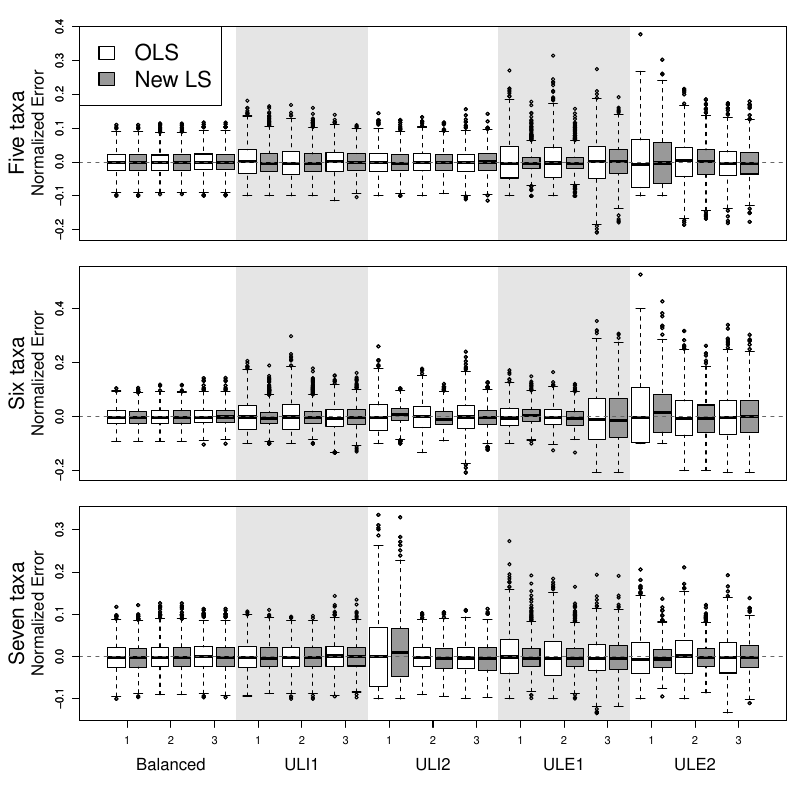

R code for this plot:
library(phyloLSnoDist)

####################################################
# 1 row for each of 5, 6, 7 taxa
#


load(here("analysis","Fig_min3_5taxa.RData"))
min.errors5<-matrix(NA,nrow=reps,ncol=30)
for(l in 1:n.scen){
  tree.file<-paste(paste("sim_phylo5-",scen[l],sep=""),".tree",sep="")
  my.tree<-read.tree(here("analysis", "tree_files", tree.file))
  true<-unroot(my.tree)$edge.length
  min3<-order(unroot(my.tree)$edge.length)[1:3]

  for(k in 1:reps){
    min.errors5[k,((6*(l-1)) + c(1,3,5))]<-reg.errors[k, min3, l]
    min.errors5[k,((6*(l-1)) + c(2,4,6))]<-new.errors[k, min3, l]
  }
}




load(here("analysis","Fig_min3_6taxa.RData"))
min.errors6<-matrix(NA,nrow=reps,ncol=30)
for(l in 1:n.scen){
  tree.file<-paste(paste("sim_phylo6-",scen[l],sep=""),".tree",sep="")
  my.tree<-read.tree(here("analysis", "tree_files", tree.file))
  true<-unroot(my.tree)$edge.length
  min3<-order(unroot(my.tree)$edge.length)[1:3]

  for(k in 1:reps){
    min.errors6[k,((6*(l-1)) + c(1,3,5))]<-reg.errors[k, min3, l]
    min.errors6[k,((6*(l-1)) + c(2,4,6))]<-new.errors[k, min3, l]
  }
}





load(here("analysis","Fig_min3_7taxa.RData"))
min.errors7<-matrix(NA,nrow=reps,ncol=30)
for(l in 1:n.scen){
  tree.file<-paste(paste("sim_phylo7-",scen[l],sep=""),".tree",sep="")
  my.tree<-read.tree(here("analysis", "tree_files", tree.file))
  true<-unroot(my.tree)$edge.length
  min3<-order(unroot(my.tree)$edge.length)[1:3]

  for(k in 1:reps){
    min.errors7[k,((6*(l-1)) + c(1,3,5))]<-reg.errors[k, min3, l]
    min.errors7[k,((6*(l-1)) + c(2,4,6))]<-new.errors[k, min3, l]
  }
}


pdf(here("analysis", "Fig_min3.pdf"),height=8,width=8)
par(mfrow=c(3,1),oma=c(4,3,2,0),mar=c(2,3,0,1))

boxplot(min.errors5,xaxt="n")
rect(6.5,-10,12.5,10,border="gray90",col="gray90")
rect(18.5,-10,24.5,10,border="gray90",col="gray90")
boxplot(min.errors5,xaxt="n",col=rep(c("white","gray60"),15),add=T)
abline(h=0,col="gray40",lty=2)
# legend("topleft",fill=c("white","gray60"),c(expression(L[1]),expression(L[2])))
legend("topleft",fill=c("white","gray60"),c("OLS", "New LS"), cex=2)
#text(1.75, 0.325, "L", vfont=c("script","bold"), cex=2.25)
#text(1.75, 0.245, "L", vfont=c("script","bold"), cex=2.25)
#text(2.2, 0.305, "1", cex=1.2)
#text(2.2, 0.225, "2", cex=1.2)
mtext("Normalized Error", side=2,line=2.5)
mtext("Five taxa", side=2, line=4,cex=1.25)
box()


boxplot(min.errors6,xaxt="n")
rect(6.5,-10,12.5,10,border="gray90",col="gray90")
rect(18.5,-10,24.5,10,border="gray90",col="gray90")
boxplot(min.errors6,xaxt="n",col=rep(c("white","gray60"),15),add=T)
abline(h=0,col="gray40",lty=2)
mtext("Normalized Error", side=2,line=2.5)
mtext("Six taxa", side=2, line=4,cex=1.25)
box()

boxplot(min.errors7,xaxt="n")
rect(6.5,-10,12.5,10,border="gray90",col="gray90")
rect(18.5,-10,24.5,10,border="gray90",col="gray90")
boxplot(min.errors7,xaxt="n",col=rep(c("white","gray60"),15),add=T)
axis(1,seq(1.5,29.5,by=2),label=rep(c(1,2,3),5))
abline(h=0,col="gray40",lty=2)
mtext("Normalized Error", side=2,line=2.5)
mtext("Seven taxa", side=2, line=4,cex=1.25)
mtext(c("Balanced","ULI1","ULI2","ULE1","ULE2"), side=1,line=3,at=seq(3.5,29.5,by=6))
box()
dev.off()




#################################
# Efficiency

load(here("analysis","Fig_min3_5taxa.RData"))
tmp.reg <- matrix(NA, nrow=reps, ncol=3)
tmp.new <- matrix(NA, nrow=reps, ncol=3)

min3.eff5 <- rep(NA, 15)
for(l in 1:n.scen){
  tree.file<-paste(paste("sim_phylo5-",scen[l],sep=""),".tree",sep="")
  my.tree<-read.tree(here("analysis", "tree_files", tree.file))
  true<-unroot(my.tree)$edge.length
  min3<-order(unroot(my.tree)$edge.length)[1:3]

  for(k in 1:reps){
    tmp.reg[k, ] <- reg.errors[k, min3, l] * sqrt(true[min3]) + true[min3]
    tmp.new[k, ] <- new.errors[k, min3, l] * sqrt(true[min3]) + true[min3]
  }
  mse.reg <- (apply(tmp.reg, 2, mean) - true[min3])^2 + apply(tmp.reg, 2, var)
  mse.new <- (apply(tmp.new, 2, mean) - true[min3])^2 + apply(tmp.new, 2, var)
  min3.eff5[3*(l-1)+c(1,2,3)] <- mse.new/mse.reg
}



load(here("analysis","Fig_min3_6taxa.RData"))
tmp.reg <- matrix(NA, nrow=reps, ncol=3)
tmp.new <- matrix(NA, nrow=reps, ncol=3)

min3.eff6 <- rep(NA, 15)
for(l in 1:n.scen){
  tree.file<-paste(paste("sim_phylo6-",scen[l],sep=""),".tree",sep="")
  my.tree<-read.tree(here("analysis", "tree_files", tree.file))
  true<-unroot(my.tree)$edge.length
  min3<-order(unroot(my.tree)$edge.length)[1:3]

  for(k in 1:reps){
    tmp.reg[k, ] <- reg.errors[k, min3, l] * sqrt(true[min3]) + true[min3]
    tmp.new[k, ] <- new.errors[k, min3, l] * sqrt(true[min3]) + true[min3]
  }
  mse.reg <- (apply(tmp.reg, 2, mean) - true[min3])^2 + apply(tmp.reg, 2, var)
  mse.new <- (apply(tmp.new, 2, mean) - true[min3])^2 + apply(tmp.new, 2, var)
  min3.eff6[3*(l-1)+c(1,2,3)] <- mse.new/mse.reg
}



load(here("analysis","Fig_min3_7taxa.RData"))
tmp.reg <- matrix(NA, nrow=reps, ncol=3)
tmp.new <- matrix(NA, nrow=reps, ncol=3)

min3.eff7 <- rep(NA, 15)
for(l in 1:n.scen){
  tree.file<-paste(paste("sim_phylo7-",scen[l],sep=""),".tree",sep="")
  my.tree<-read.tree(here("analysis", "tree_files", tree.file))
  true<-unroot(my.tree)$edge.length
  min3<-order(unroot(my.tree)$edge.length)[1:3]

  for(k in 1:reps){
    tmp.reg[k, ] <- reg.errors[k, min3, l] * sqrt(true[min3]) + true[min3]
    tmp.new[k, ] <- new.errors[k, min3, l] * sqrt(true[min3]) + true[min3]
  }
  mse.reg <- (apply(tmp.reg, 2, mean) - true[min3])^2 + apply(tmp.reg, 2, var)
  mse.new <- (apply(tmp.new, 2, mean) - true[min3])^2 + apply(tmp.new, 2, var)
  min3.eff7[3*(l-1)+c(1,2,3)] <- mse.new/mse.reg
}



pdf(here("analysis", "Fig_min3_eff1.pdf"),height=8,width=8)
par(mfrow=c(3,1),oma=c(4,3,2,0),mar=c(2,3,0,1))

plot(NULL, xlim=c(0.5,15.5), ylim=c(0,2), xlab="", ylab="", xaxt="n")
rect(3.5,-10,6.5,10,border="gray90",col="gray90")
rect(9.5,-10,12.5,10,border="gray90",col="gray90")
points(min3.eff5~c(1:15), pch=19, ylim=c(0, 2), cex=2)
abline(h=1,col="gray40",lty=2)
mtext(expression(MSE(L[2])/MSE(L[1])), side=2,line=2.25)
mtext("Five taxa", side=2, line=4,cex=1.25)
box()

plot(NULL, xlim=c(0.5,15.5), ylim=c(0,2), xlab="", ylab="", xaxt="n")
rect(3.5,-10,6.5,10,border="gray90",col="gray90")
rect(9.5,-10,12.5,10,border="gray90",col="gray90")
points(min3.eff6~c(1:15), pch=19, ylim=c(0, 2), cex=2)
abline(h=1,col="gray40",lty=2)
mtext(expression(MSE(L[2])/MSE(L[1])), side=2,line=2.25)
mtext("Six taxa", side=2, line=4,cex=1.25)
box()

plot(NULL, xlim=c(0.5,15.5), ylim=c(0,2), xlab="", ylab="", xaxt="n")
rect(3.5,-10,6.5,10,border="gray90",col="gray90")
rect(9.5,-10,12.5,10,border="gray90",col="gray90")
axis(1,c(1:15),label=rep(c(1,2,3),5))
points(min3.eff7~c(1:15), pch=19, ylim=c(0, 2), cex=2)
abline(h=1,col="gray40",lty=2)
mtext(expression(MSE(L[2])/MSE(L[1])), side=2,line=2.25)
mtext("Seven taxa", side=2, line=4,cex=1.25)
mtext(c("Balanced","ULI1","ULI2","ULE1","ULE2"), side=1,line=3,at=c(2,5,8,11,14))
box()

dev.off()



pdf(here("analysis", "Fig_min3_eff2.pdf"),height=8,width=8)
par(mfrow=c(3,1),oma=c(4,3,2,0),mar=c(2,3,0,1))

plot(NULL, xlim=c(0.5,15.5), ylim=c(0,2), xlab="", ylab="", xaxt="n")
rect(3.5,-10,6.5,10,border="gray90",col="gray90")
rect(9.5,-10,12.5,10,border="gray90",col="gray90")
points(min3.eff5~c(1:15), pch=19, ylim=c(0, 2), cex=2, col=ifelse(min3.eff5>1, "gray60", "black"))
abline(h=1,col="gray40",lty=2)
mtext(expression(MSE(L[2])/MSE(L[1])), side=2,line=2.25)
mtext("Five taxa", side=2, line=4,cex=1.25)
box()

plot(NULL, xlim=c(0.5,15.5), ylim=c(0,2), xlab="", ylab="", xaxt="n")
rect(3.5,-10,6.5,10,border="gray90",col="gray90")
rect(9.5,-10,12.5,10,border="gray90",col="gray90")
points(min3.eff6~c(1:15), pch=19, ylim=c(0, 2), cex=2, col=ifelse(min3.eff6>1, "gray60", "black"))
abline(h=1,col="gray40",lty=2)
mtext(expression(MSE(L[2])/MSE(L[1])), side=2,line=2.25)
mtext("Six taxa", side=2, line=4,cex=1.25)
box()

plot(NULL, xlim=c(0.5,15.5), ylim=c(0,2), xlab="", ylab="", xaxt="n")
rect(3.5,-10,6.5,10,border="gray90",col="gray90")
rect(9.5,-10,12.5,10,border="gray90",col="gray90")
axis(1,c(1:15),label=rep(c(1,2,3),5))
points(min3.eff7~c(1:15), pch=19, ylim=c(0, 2), cex=2, col=ifelse(min3.eff7>1, "gray60", "black"))
abline(h=1,col="gray40",lty=2)
mtext(expression(MSE(L[2])/MSE(L[1])), side=2,line=2.25)
mtext("Seven taxa", side=2, line=4,cex=1.25)
mtext(c("Balanced","ULI1","ULI2","ULE1","ULE2"), side=1,line=3,at=c(2,5,8,11,14))
box()

dev.off()


